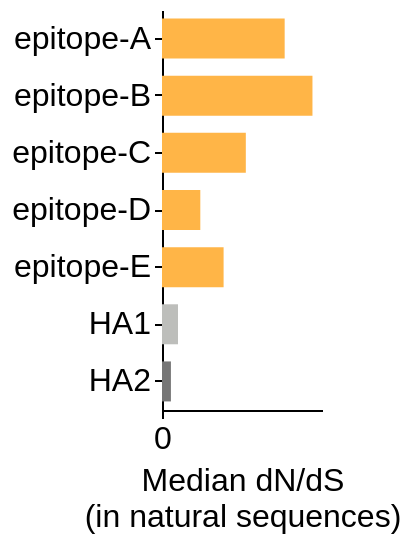

The code cell stored with this chart in its notebook:
### Code cell
# Define custom colors for each RBS region
colors = {
    'epitope-A': '#FFB547',
    'epitope-B': '#FFB547',
    'epitope-C': '#FFB547',
    'epitope-D': '#FFB547',
    'epitope-E': '#FFB547',
    'HA1': '#bdbebb',
    'HA2': '#767676',
}

order = ['epitope-A', 'epitope-B', 'epitope-C', 'epitope-D', 'epitope-E', 'HA1', 'HA2']

median_dnds_epitope = site_info_df[['site', 'region', 'dN/dS']].drop_duplicates().groupby(
    "region"
)["dN/dS"].median().reset_index().rename(
    columns={'dN/dS': 'median dN/dS'}
)

bar_chart = alt.Chart(median_dnds_epitope).mark_bar(size=20).encode(
    x=alt.X(
        'median dN/dS:Q',
        title=['Median dN/dS', '(in natural sequences)'],
        axis=alt.Axis(
            tickCount=1,
        )
    ),
    y=alt.Y(
        'region:N',
        sort=order, 
        title=None,
    ),
    color=alt.Color(
            "region",
            scale=alt.Scale(domain=list(colors.keys()), range=list(colors.values())),
            legend=None
    ),
    tooltip=['region', 'median dN/dS']
).properties(
    height=200,
    width=80
)

bar_chart

### Figure 1 — Vega-Lite specification as saved in the notebook (floating-point values rounded to 4 significant figures)
{"config": {"background": "white", "title": {"fontSize": 20, "fontWeight": "normal", "font": "Helvetica", "anchor": "start", "color": "#000000", "orient": "top", "offset": 5, "subtitleColor": "gray", "subtitleFont": "Helvetica", "subtitleFontWeight": "normal", "subtitleFontSize": 18, "subtitlePadding": 2}, "axis": {"domain": true, "domainColor": "black", "domainWidth": 1, "grid": false, "gridColor": "#DEDDDD", "gridWidth": 0.5, "labelFont": "Helvetica", "labelFontSize": 16, "labelFlush": false, "labelFontWeight": "normal", "labelPadding": 2, "tickColor": "black", "tickSize": 4, "tickCount": 3, "tickWidth": 1, "titleFont": "Helvetica", "titleAlign": "center", "titleFontWeight": "normal", "titleFontSize": 16, "titlePadding": 5}, "legend": {"labelFont": "Helvetica", "labelFontSize": 16, "symbolSize": 100, "titleFont": "Helvetica", "titleFontSize": 16, "titleFontWeight": "normal", "padding": 5, "titleLimit": 200, "gradientLength": 100}, "range": {"category": ["#4e79a7", "#f28e2c", "#e15759", "#76b7b2", "#59a14f", "#edc949", "#af7aa1", "#ff9da7", "#9c755f", "#bab0ab"], "diverging": ["#c7e9b4", "#7fcdbb", "#41b6c4", "#1d91c0", "#225ea8", "#253494"]}, "view": {"stroke": "white", "strokeWidth": 0}, "text": {"font": "Helvetica", "fontSize": 16}}, "data": {"name": "data-d762360e54fb8e9ec5528662a70d0c9a"}, "mark": {"type": "bar", "size": 20}, "encoding": {"color": {"field": "region", "legend": null, "scale": {"domain": ["epitope-A", "epitope-B", "epitope-C", "epitope-D", "epitope-E", "HA1", "HA2"], "range": ["#FFB547", "#FFB547", "#FFB547", "#FFB547", "#FFB547", "#bdbebb", "#767676"]}, "type": "nominal"}, "tooltip": [{"field": "region", "type": "nominal"}, {"field": "median dN/dS", "type": "quantitative"}], "x": {"axis": {"tickCount": 1}, "field": "median dN/dS", "title": ["Median dN/dS", "(in natural sequences)"], "type": "quantitative"}, "y": {"field": "region", "sort": ["epitope-A", "epitope-B", "epitope-C", "epitope-D", "epitope-E", "HA1", "HA2"], "title": null, "type": "nominal"}}, "height": 200, "width": 80, "$schema": "https://vega.github.io/schema/vega-lite/v5.16.3.json", "datasets": {"data-d762360e54fb8e9ec5528662a70d0c9a": [{"region": "HA1", "median dN/dS": 0.08004}, {"region": "HA2", "median dN/dS": 0.0446}, {"region": "epitope-A", "median dN/dS": 0.6133}, {"region": "epitope-B", "median dN/dS": 0.7523}, {"region": "epitope-C", "median dN/dS": 0.4191}, {"region": "epitope-D", "median dN/dS": 0.1915}, {"region": "epitope-E", "median dN/dS": 0.308}]}}
